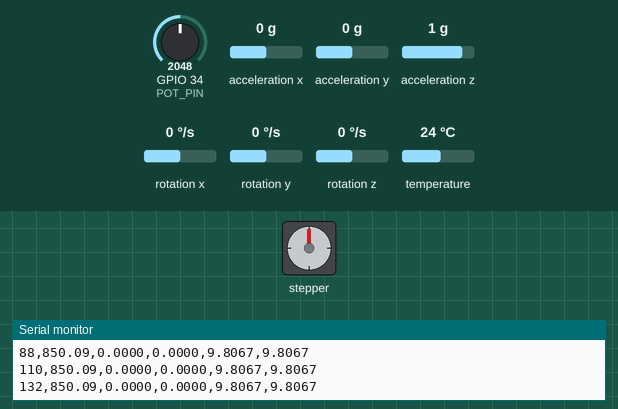
Simulated run of this sketch. Board: ESP32. Shown: stepper motor, the last lines printed to the serial monitor. Wiring (inferred from the names in the program): stepper motor driver (200 steps per turn assumed): step GPIO 16; direction GPIO 17. Inputs (shaded band) come from the test bench; at power-on: GPIO 34 (POT_PIN) = 2048, acceleration x 0 g, acceleration y 0 g, acceleration z 1 g, rotation x 0 °/s, rotation y 0 °/s, rotation z 0 °/s, temperature 24 °C (analog values on the 0–4095 scale).

Above: at 0.15 s.
At 10.07 s:
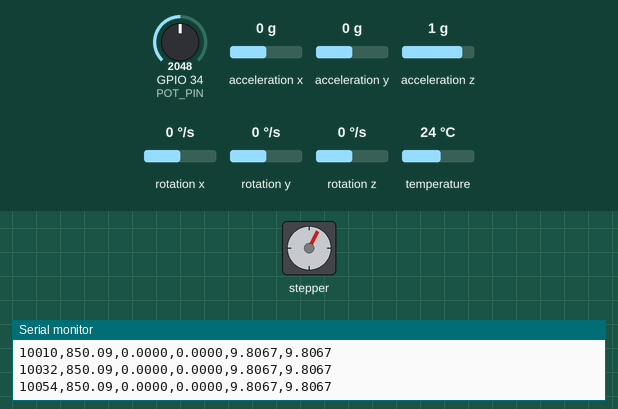
At 19.99 s:
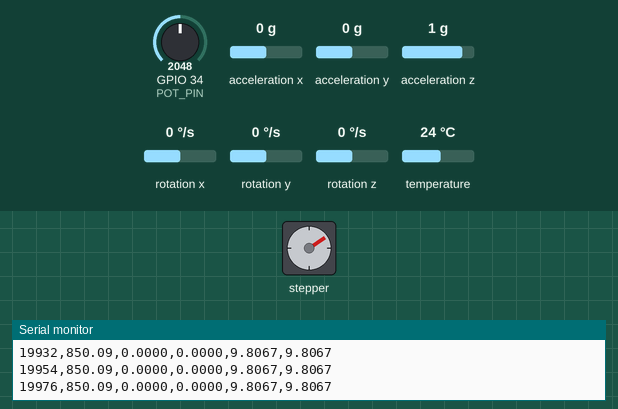
At 39.83 s:
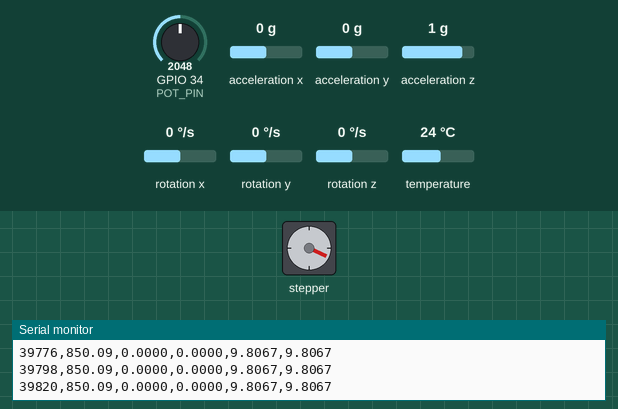
Timing chart, 0 to 40.0 s (numbered marks = the images above):
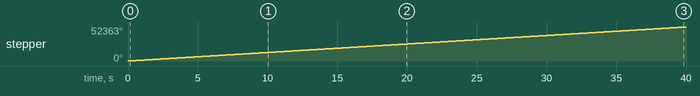

Measured:
- by itself, stepper: keeps turning clockwise at about 1310°/s

The sketch:

sketch.ino
```cpp
#include <Wire.h>
#include <Adafruit_MPU6050.h>
#include <Adafruit_Sensor.h>

// =====================================================
// A4988 PINS  (unchanged)
// =====================================================
const int STEP_PIN = 16;
const int DIR_PIN  = 17;

const int STEP_INTERVAL_US = 1200;
unsigned long lastStepTime = 0;

// =====================================================
// MPU6050  (unchanged)
// =====================================================
Adafruit_MPU6050 mpu;

// =====================================================
// POTENTIOMETER
// SIG -> GPIO34
// VCC -> 3.3V
// GND -> GND
// =====================================================
const int POT_PIN = 34;

// =====================================================
// POWER SIMULATION SETTINGS
// =====================================================
const float MIN_POWER_W = 500.0;
const float MAX_POWER_W = 1200.0;

// =====================================================
// SETUP
// =====================================================
void setup() {

  Serial.begin(115200);

  // MPU6050 I2C (SDA=GPIO21, SCL=GPIO22)
  Wire.begin(21, 22);

  // A4988
  pinMode(STEP_PIN, OUTPUT);
  pinMode(DIR_PIN,  OUTPUT);
  digitalWrite(DIR_PIN, HIGH);

  // Potentiometer — input-only on GPIO34, no pinMode needed
  analogReadResolution(12);   // 0–4095

  // Start MPU6050
  if (!mpu.begin()) {
    Serial.println("# MPU6050 not found - check wiring!");
    while (1) delay(10);
  }

  mpu.setAccelerometerRange(MPU6050_RANGE_8_G);
  mpu.setGyroRange(MPU6050_RANGE_500_DEG);
  mpu.setFilterBandwidth(MPU6050_BAND_21_HZ);

  // -----------------------------------------------
  // CSV header — matches energy_local_model.py
  // -----------------------------------------------
  Serial.println("# FedGuard PS-13 Energy Node — ready");
  Serial.println("t_ms,power_w,ax,ay,az,vibration_rms");
}


// =====================================================
// LOOP
// =====================================================
void loop() {

  // ===================================================
  // STEP MOTOR  (unchanged)
  // ===================================================
  if (micros() - lastStepTime >= STEP_INTERVAL_US) {
    digitalWrite(STEP_PIN, HIGH);
    delayMicroseconds(5);
    digitalWrite(STEP_PIN, LOW);
    lastStepTime = micros();
  }


  // ===================================================
  // SENSOR READING  ~50 Hz
  // ===================================================
  static unsigned long lastPrint = 0;

  if (millis() - lastPrint >= 20) {

    // -------------------------------------------------
    // MPU6050  (unchanged)
    // -------------------------------------------------
    sensors_event_t acceleration, gyro, temperature;
    mpu.getEvent(&acceleration, &gyro, &temperature);

    float ax = acceleration.acceleration.x;
    float ay = acceleration.acceleration.y;
    float az = acceleration.acceleration.z;

    // vibration_rms — needed by energy_local_model.py
    float vibration_rms = sqrt(ax*ax + ay*ay + az*az);

    // -------------------------------------------------
    // POTENTIOMETER → power_w
    // map() is integer-only, use float math instead
    // 0 → 500 W  |  4095 → 1200 W
    // -------------------------------------------------
    int   potRaw    = analogRead(POT_PIN);
    float power_w   = MIN_POWER_W
                    + (float(potRaw) / 4095.0)
                    * (MAX_POWER_W - MIN_POWER_W);

    // -------------------------------------------------
    // CSV output — 6 columns expected by the pipeline:
    // t_ms, power_w, ax, ay, az, vibration_rms
    // -------------------------------------------------
    Serial.print(millis());        Serial.print(",");
    Serial.print(power_w,   2);    Serial.print(",");
    Serial.print(ax,        4);    Serial.print(",");
    Serial.print(ay,        4);    Serial.print(",");
    Serial.print(az,        4);    Serial.print(",");
    Serial.println(vibration_rms,  4);

    lastPrint = millis();
  }
}
```
